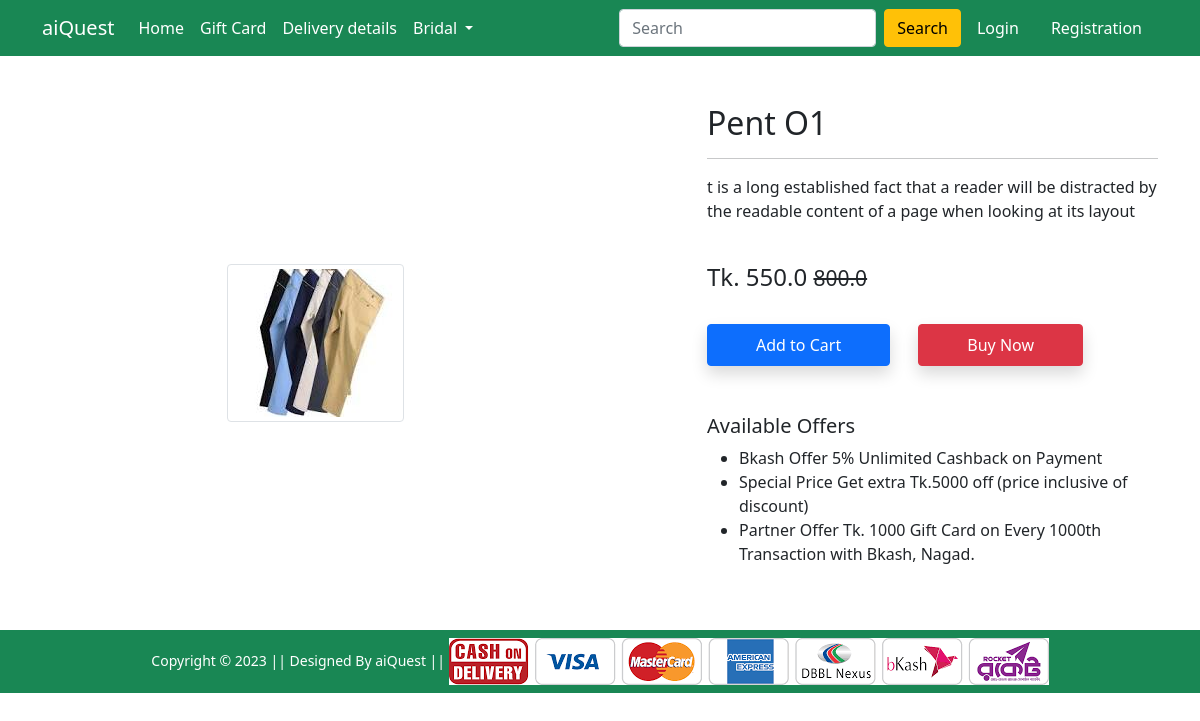
Screenshot of /product-detail/1 with the database file from the repository.
### Shop/models.py (models this page shows, shortened)
class product(models.Model):
    title=models.CharField( max_length=50)
    mein_price=models.FloatField()
    discount_price=models.FloatField()
    discription=models.TextField()
    brand=models.CharField(choices=BRAND_LIST,max_length=2)
    cetagory=models.CharField(choices=CETAGORY_LIST,max_length=2)
    product_img=models.ImageField( upload_to='productimg', height_field=None, width_field=None, max_length=None)

### Shop/views.py (the view)
# urls.py: path('product-detail/<int:pk>', views.productDetialView.as_view(), name='product-detail'),
class productDetialView(View):
 def get(self,request,pk):
   product_detail=product.objects.get(pk=pk)
   return render(request, 'Shop/productdetail.html',{'produc_d':product_detail})

### Shop/templates/Shop/productdetail.html (shortened to what this page needs)
{% extends 'Shop/base.html' %}
{% load static %}
{% block main-content %}
<div class="container my-5">
    <div class="row">
        <div class="col-sm-6 text-center align-self-center">
            <img src="{{produc_d.product_img.url}}" alt="" class="img-fluid img-thumbnail">
        </div>
        <div class="col-sm-5 offset-sm-1">
            <h2>{{produc_d.title}}</h2>
            <hr>
            <p>{{produc_d.discription}}</p> <br>
            <h4>Tk. {{produc_d.discount_price}} <small class="fw-light text-decoration-line-through">{{produc_d.mein_price}}</small></h4> <br>
            <form action="/add-to-card" class='d-inline'>
                <button type="submit" class="btn btn-primary shadow px-5 py-2" > Add to Cart</button>
            </form>
            <a href="{% url 'buy-now' %}" class="btn btn-danger shadow px-5 py-2 ms-4">Buy Now</a>
            <h5 class="mt-5">Available Offers</h5>
            <ul>
                <li>Bkash Offer 5% Unlimited Cashback on Payment</li>
                <li>Special Price Get extra Tk.5000 off (price inclusive of discount)</li>
                <li>Partner Offer Tk. 1000 Gift Card on Every 1000th Transaction with Bkash, Nagad.</li>
            </ul>
        </div>
    </div>
</div>
{% endblock main-content %}

### rows the page displays
product: product_img (picture), title "Pent O1", discription "t is a long established fact that a reader will be distracted by the readable content of a page when looking at its layout", discount_price "550.0", mein_price "800.0"
